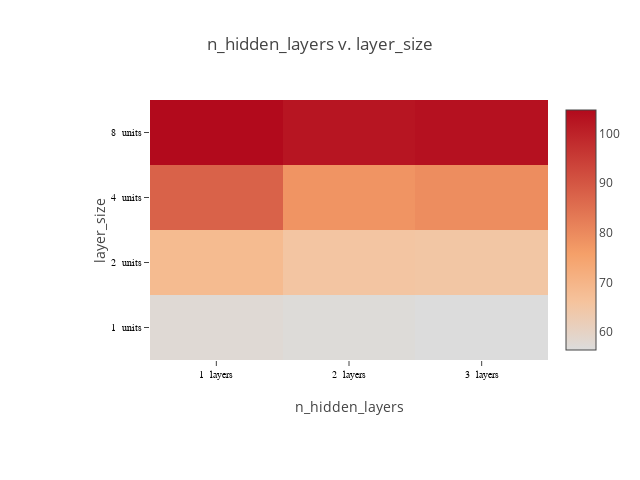

Here is the notebook cell this chart was saved with:
### Code cell
plot_matrix(lossframe, "n_hidden_layers", "layer_size", x_suffix=" layers", y_suffix=" units")

### Figure 1 — Plotly figure (JSON) as saved in the notebook; plotly's stock layout.template omitted (floating-point values rounded to 4 significant figures)
{"data": [{"colorscale": [[0, "rgb(0,0,255)", [1, "rgb(255,0,0)"]]], "type": "heatmap", "x": ["1  layers", "2  layers", "3  layers"], "y": ["1  units", "2  units", "4  units", "8  units"], "z": [[57.56, 56.92, 56.34], [68.36, 65.22, 64.96], [87.68, 78.08, 79.4], [104.8, 102.6, 103.4]]}], "layout": {"height": 480, "margin": {"b": 120, "l": 150, "r": 30, "t": 100}, "title": "n_hidden_layers v. layer_size", "width": 640, "xaxis": {"tickfont": {"color": "black", "family": "Arial, sans-serif", "size": 10}, "title": "n_hidden_layers"}, "yaxis": {"tickfont": {"color": "black", "family": "Arial, sans-serif", "size": 10}, "title": "layer_size"}}}
